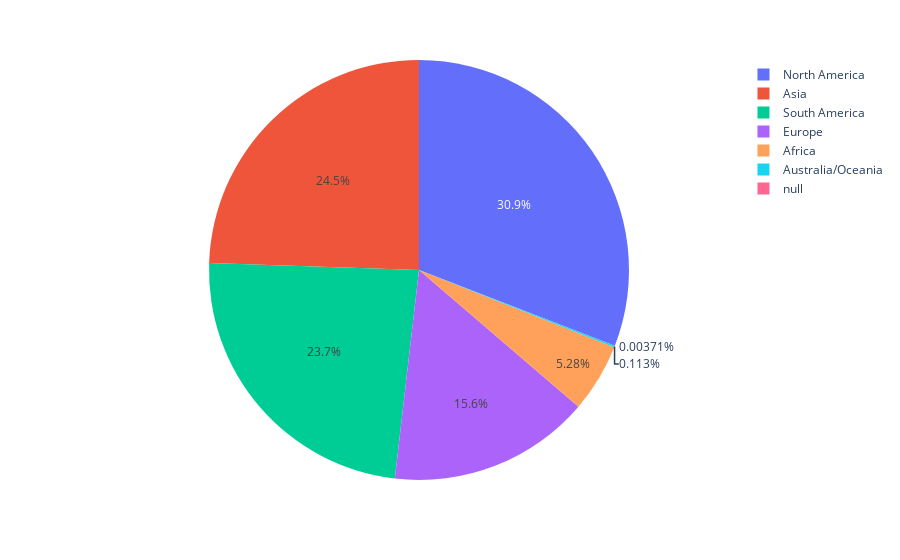

The notebook cell this image was saved under:
### Code cell
px.pie(values=covid_df['TotalTests'].values,names=covid_df['Continent'])

### Figure 1 — Plotly figure (JSON) as saved in the notebook; plotly's stock layout.template omitted (floating-point values rounded to 4 significant figures; data arrays with more than 128 entries replaced by an {"elided": "..."} marker saying what was removed)
{"data": [{"domain": {"x": [0, 1], "y": [0, 1]}, "hovertemplate": "label=%{label}<br>value=%{value}<extra></extra>", "labels": {"elided": "209 str values"}, "legendgroup": "", "name": "", "showlegend": true, "type": "pie", "values": {"elided": "209 int values"}}], "layout": {"autosize": true, "hiddenlabels": [], "legend": {"tracegroupgap": 0}, "margin": {"t": 60}}}
